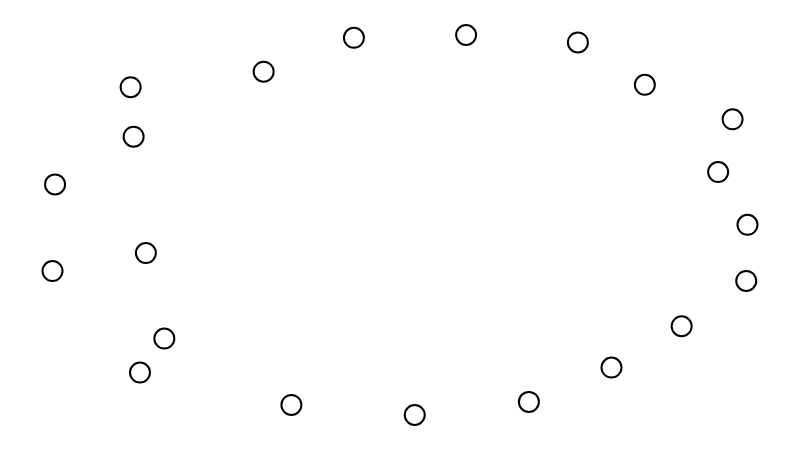

The code cell stored with this chart in its notebook:
### Code cell
sn.show_graph(g3)

### Figure 1 — Plotly figure (JSON) as saved in the notebook; plotly's stock layout.template omitted (floating-point values rounded to 4 significant figures)
{"data": [{"hoverinfo": "none", "marker": {"color": "rgb(255, 255, 255)", "line": {"color": "rgb(0, 0, 0)", "width": 2}, "size": 20}, "mode": "markers+text", "text": [], "textfont": {"color": "rgb(0, 0, 0)"}, "textposition": "top center", "type": "scatter", "uid": "d3e93bda-e4f5-4491-be7d-bdd518091f99", "x": [0.6855, 0.8043, 0.4337, 0.3438, 0.8523, 0.1344, 0, 0.5951, 0.1124, 0.9786, 0.1609, 0.9052, 0.9982, 1, 0.5212, 0.1167, 0.756, 0.003687, 0.9578, 0.3038, 0.1259], "y": [0.0345, 0.1248, 0.9927, 0.02653, 0.869, 0.4262, 0.3788, 1, 0.8626, 0.7782, 0.2012, 0.2335, 0.3528, 0.5006, 0, 0.7324, 0.9804, 0.6068, 0.6393, 0.9034, 0.1117]}], "layout": {"height": 450, "margin": {"b": 0, "l": 0, "r": 0, "t": 0}, "showlegend": false, "width": 800, "xaxis": {"showgrid": false, "showticklabels": false, "zeroline": false}, "yaxis": {"showgrid": false, "showticklabels": false, "zeroline": false}}}
